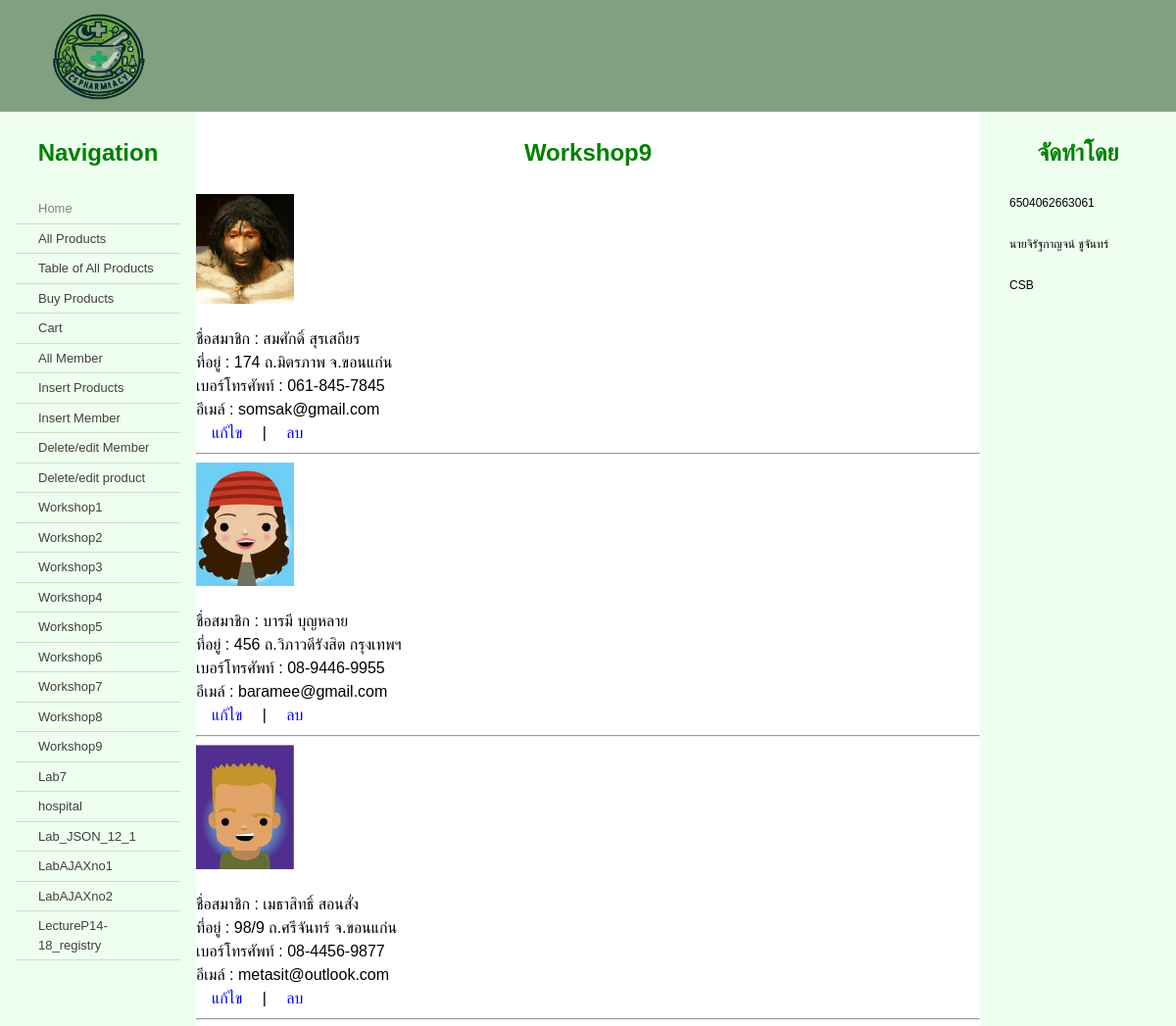
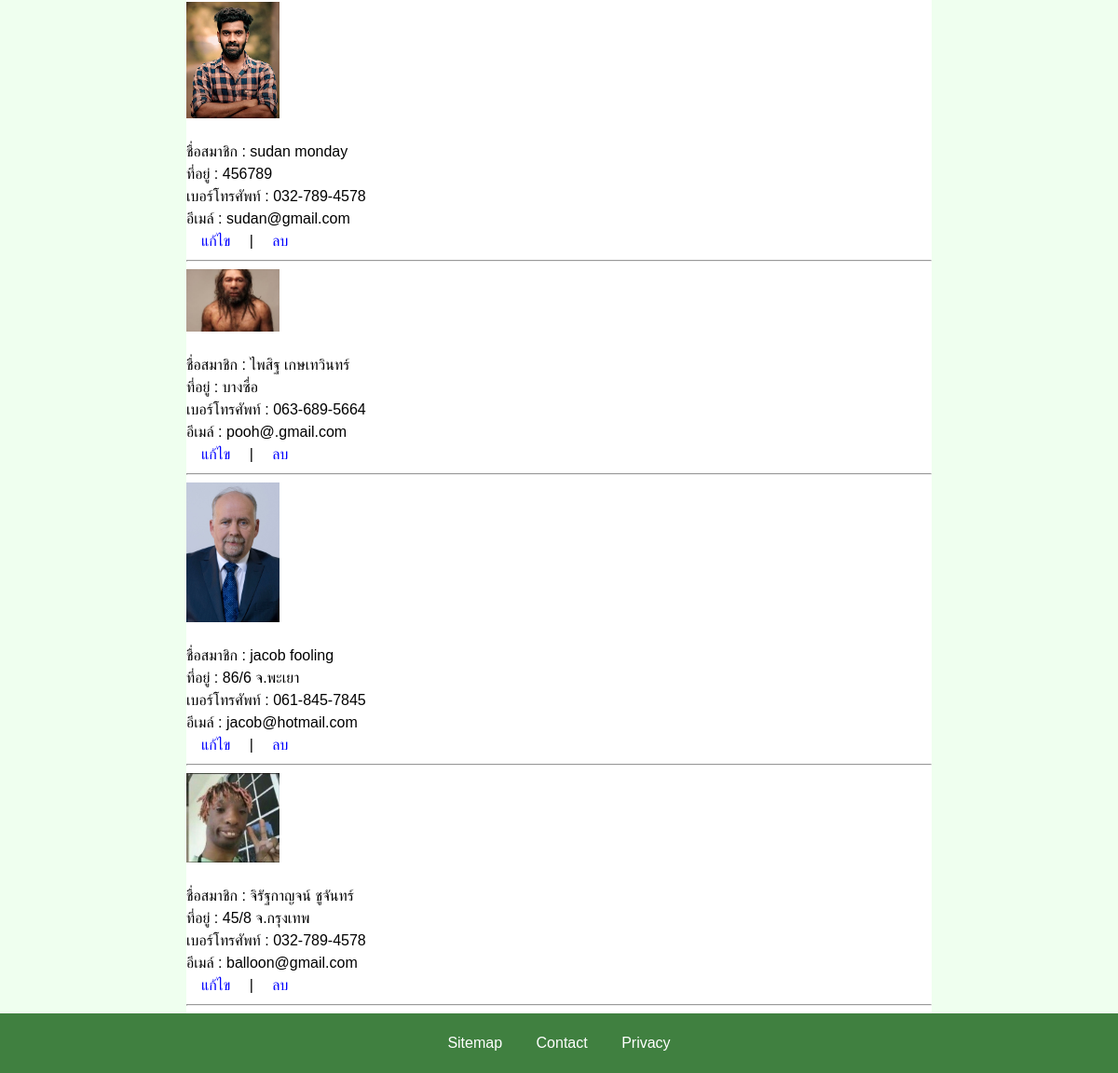
Screenshot of /csshop/workshop/ws9.php with the database file from the repository (2 pictures, top to bottom).
### tables this page shows
CREATE TABLE `member` (
  `username` varchar(15) NOT NULL,
  `password` varchar(15) NOT NULL,
  `name` varchar(100) NOT NULL,
  `address` varchar(255) NOT NULL,
  `mobile` varchar(30) NOT NULL,
  `email` varchar(30) DEFAULT NULL,
  `type` varchar(10) NOT NULL
);

### csshop/workshop/ws9.php (the view, shortened to what this page needs)
<?php include "../connect.php" ?>
<!doctype html>
<html lang="en">
  <head>
    <link href="../mcss.css" rel="stylesheet" type="text/css" />
  </head>
  <body>
    <header>
      <div class="logo">
        <img src="../cslogo.png" width="200" alt="Site Logo">
      </div>
    </header>
    <main>
      <article>
        <h1>Workshop9</h1>
        <?php
            $stmt = $pdo->prepare("SELECT * FROM member");
            $stmt->execute();
            while ($row = $stmt->fetch()) {
                echo "<div>";
                echo "<img src='../memphoto/" . $row["username"] . ".jpg' width=100> <br>" ;
                echo "ชื่อสมาชิก : " . $row ["name"] . "<br>";
                echo "ที่อยู่ : " . $row ["address"] . "<br>";
                echo "เบอร์โทรศัพท์ : " . $row ["mobile"] . "<br>";
                echo "อีเมล์ : " . $row ["email"] . "<br>";
                echo "<a href='ws9_2.php?username=" . $row["username"] . "'>แก้ไข</a> | ";
                echo "<a href='#' onclick='confirmDelete(\"" . $row["username"] . "\")'>ลบ</a>";
                echo "</div>\n";
                echo "<hr>\n";
            }
        ?>
      </article>
      <nav id="menu">
        <h2>Navigation</h2>
        <ul class="menu">
        <li class="dead"><a href="../index.php">Home</a></li>
          <li><a href="../product_php/display_products.php">All Products</a></li>
          <li><a href="../product_php/table_product.php">Table of All Products</a></li>
          <li><a href="../cart/store.php">Buy Products</a></li>
          <li><a href="../cart/cart.php">Cart</a></li>
          <li><a href="../member_php/member.php">All Member</a></li>
          <li><a href="../insert_product.php">Insert Products</a></li>
          <li><a href="../insert_member.php">Insert Member</a></li>
          <li><a href="../member_php/edit_member.php">Delete/edit Member</a></li>
          <li><a href="../product_php/edit_product.php">Delete/edit product</a></li>
          <li><a href="./ws1.php">Workshop1</a></li>
          <li><a href="./ws2.php">Workshop2</a></li>
          <li><a href="./ws3.php">Workshop3</a></li>
          <li><a href="./ws4.php">Workshop4</a></li>
          <li><a href="./ws5.php">Workshop5</a></li>
          <li><a href="./ws6.php">Workshop6</a></li>
          <li><a href="./ws7.php">Workshop7</a></li>
          <li><a href="./ws8.php">Workshop8</a></li>
          <li><a href="./ws9.php">Workshop9</a></li>
          <li><a href="../lab7.php">Lab7</a></li>
          <li><a href="../labAjax_json/json/hospital.html">hospital</a></li>
          <li><a href="../labAjax_json/json//Lab_JSON_12_1.html">Lab_JSON_12_1</a></li>
          <li><a href="../labAjax_json/AJAX/LabAJAXno1/ws1.html">LabAJAXno1</a></li>
          <li><a href="../labAjax_json/AJAX/LabAJAXno2/search.html">LabAJAXno2</a></li>
          <li><a href="../labAjax_json/AJAX/LectureP14-18_registry/registry.html">LectureP14-18_registry</a></li>
        </ul>
      </nav>
      <aside>
      <h2>จัดทำโดย</h2>
      <p>6504062663061</p>
      <p>นายจิรัฐกาญจน์ ชูจันทร์</p>
      <p>CSB</p>
    </aside>
    </main>
    <footer>
      <a href="#">Sitemap</a>
      <a href="#">Contact</a>
      <a href="#">Privacy</a>
    </footer>
  </body>
</html>

### csshop/mcss.css (style rules this page uses)
html { overflow-y: auto; background: #408040; }
body { margin: 0; font-family: sans-serif; line-height: 1.5; }
header { display: flex; justify-content: space-between; background: #80a080; }
main { display: flex; }
nav { order: 1; width: 200px; background: #efffef; }
article { order: 2; flex:1; overflow: auto; min-height: 480px; background: #ffffff; }
aside { order: 3; width: 200px; background: #efffef; }
aside p { font-size: 75%; }
footer { text-align: center; padding: 20px 0; background: #408040; }
h1, h2 { color: #008000; margin: 1em 0; text-align: center; }
p { margin: 2em 15%; }
img { display: block; }
ul.menu { padding: 0 1em; margin: 0; }
ul.menu li { padding: 5px 10px; border-bottom: solid 1px #ccddcc; font-size: small; list-style: none; }
a { text-decoration: none; margin: 0 1em; color: #ffffff; }
ul.menu li a { display: block; }
ul.menu li a { color: #404040; }
ul.menu li.dead a { color: #808080; }

### csshop/workshop/ws9.php (style rules this page uses)
article a { color: blue; }

### rows the page displays
member: username (picture), name "สมศักดิ์ สุรเสถียร", address "174 ถ.มิตรภาพ จ.ขอนแก่น", mobile "061-845-7845", email "somsak@gmail.com"
member: username (picture), name "บารมี บุญหลาย", address "456 ถ.วิภาวดีรังสิต กรุงเทพฯ", mobile "08-9446-9955", email "baramee@gmail.com"
member: username (picture), name "เมธาสิทธิ์ สอนสั่ง", address "98/9 ถ.ศรีจันทร์ จ.ขอนแก่น", mobile "08-4456-9877", email "metasit@outlook.com"
member: username (picture), name "sudan monday", address "456789", mobile "032-789-4578", email "sudan@gmail.com"
member: username (picture), name "ไพสิฐ เกษเทวินทร์", address "บางซื่อ", mobile "063-689-5664", email "pooh@.gmail.com"
member: username (picture), name "jacob fooling", address "86/6 จ.พะเยา", mobile "061-845-7845", email "jacob@hotmail.com"
member: username (picture), name "จิรัฐกาญจน์ ชูจันทร์", address "45/8 จ.กรุงเทพ", mobile "032-789-4578", email "balloon@gmail.com"
